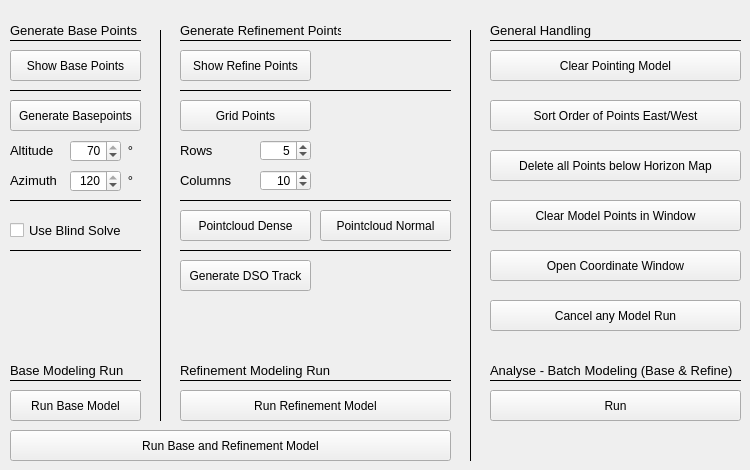
   <widget class="QWidget" name="tab_6">
    <attribute name="title">
     <string>Modeling Base / Refine</string>
    </attribute>
    <widget class="QPushButton" name="btn_runBaseModel">
     <property name="geometry">
      <rect>
       <x>10</x>
       <y>390</y>
       <width>131</width>
       <height>31</height>
      </rect>
     </property>
     <property name="toolTip">
      <string>Runs the base model, if ther are any points</string>
     </property>
     <property name="text">
      <string>Run Base Model</string>
     </property>
    </widget>
    <widget class="QCheckBox" name="checkUseBlindSolve">
     <property name="geometry">
      <rect>
       <x>10</x>
       <y>220</y>
       <width>131</width>
       <height>20</height>
      </rect>
     </property>
     <property name="font">
      <font>
       <pointsize>10</pointsize>
      </font>
     </property>
     <property name="toolTip">
      <string>If checked, a blind solve would be made (needs internet connection)</string>
     </property>
     <property name="text">
      <string>Use Blind Solve</string>
     </property>
    </widget>
    <widget class="QPushButton" name="btn_clearAlignmentModel">
     <property name="geometry">
      <rect>
       <x>490</x>
       <y>50</y>
       <width>251</width>
       <height>31</height>
      </rect>
     </property>
     <property name="toolTip">
      <string>Clear the model in mount. Can't be revised.</string>
     </property>
     <property name="text">
      <string>Clear Pointing Model</string>
     </property>
    </widget>
    <widget class="QPushButton" name="btn_loadBasePoints">
     <property name="geometry">
      <rect>
       <x>10</x>
       <y>50</y>
       <width>131</width>
       <height>31</height>
      </rect>
     </property>
     <property name="toolTip">
      <string>Shows the base points of model point file</string>
     </property>
     <property name="text">
      <string>Show Base Points</string>
     </property>
    </widget>
    <widget class="Line" name="line_24">
     <property name="geometry">
      <rect>
       <x>10</x>
       <y>190</y>
       <width>131</width>
       <height>21</height>
      </rect>
     </property>
     <property name="frameShadow">
      <enum>QFrame::Plain</enum>
     </property>
     <property name="orientation">
      <enum>Qt::Horizontal</enum>
     </property>
    </widget>
    <widget class="QPushButton" name="btn_generateBasePoints">
     <property name="geometry">
      <rect>
       <x>10</x>
       <y>100</y>
       <width>131</width>
       <height>31</height>
      </rect>
     </property>
     <property name="toolTip">
      <string>Generates Basepoint based on Altitude and AZ</string>
     </property>
     <property name="text">
      <string>Generate Basepoints</string>
     </property>
    </widget>
    <widget class="QDoubleSpinBox" name="azimuthBase">
     <property name="geometry">
      <rect>
       <x>70</x>
       <y>170</y>
       <width>51</width>
       <height>22</height>
      </rect>
     </property>
     <property name="alignment">
      <set>Qt::AlignRight|Qt::AlignTrailing|Qt::AlignVCenter</set>
     </property>
     <property name="decimals">
      <number>0</number>
     </property>
     <property name="maximum">
      <double>120.000000000000000</double>
     </property>
     <property name="singleStep">
      <double>1.000000000000000</double>
     </property>
     <property name="value">
      <double>120.000000000000000</double>
     </property>
    </widget>
    <widget class="QDoubleSpinBox" name="altitudeBase">
     <property name="geometry">
      <rect>
       <x>70</x>
       <y>140</y>
       <width>51</width>
       <height>22</height>
      </rect>
     </property>
     <property name="alignment">
      <set>Qt::AlignRight|Qt::AlignTrailing|Qt::AlignVCenter</set>
     </property>
     <property name="decimals">
      <number>0</number>
     </property>
     <property name="minimum">
      <double>20.000000000000000</double>
     </property>
     <property name="maximum">
      <double>70.000000000000000</double>
     </property>
     <property name="singleStep">
      <double>1.000000000000000</double>
     </property>
     <property name="value">
      <double>70.000000000000000</double>
     </property>
    </widget>
    <widget class="QLabel" name="label_170">
     <property name="geometry">
      <rect>
       <x>10</x>
       <y>140</y>
       <width>51</width>
       <height>21</height>
      </rect>
     </property>
     <property name="font">
      <font>
       <pointsize>10</pointsize>
      </font>
     </property>
     <property name="text">
      <string>Altitude</string>
     </property>
    </widget>
    <widget class="QLabel" name="label_171">
     <property name="geometry">
      <rect>
       <x>10</x>
       <y>170</y>
       <width>51</width>
       <height>21</height>
      </rect>
     </property>
     <property name="font">
      <font>
       <pointsize>10</pointsize>
      </font>
     </property>
     <property name="text">
      <string>Azimuth</string>
     </property>
    </widget>
    <widget class="Line" name="line_23">
     <property name="geometry">
      <rect>
       <x>10</x>
       <y>370</y>
       <width>131</width>
       <height>21</height>
      </rect>
     </property>
     <property name="frameShadow">
      <enum>QFrame::Plain</enum>
     </property>
     <property name="orientation">
      <enum>Qt::Horizontal</enum>
     </property>
    </widget>
    <widget class="QLabel" name="label_103">
     <property name="geometry">
      <rect>
       <x>10</x>
       <y>360</y>
       <width>131</width>
       <height>21</height>
      </rect>
     </property>
     <property name="font">
      <font>
       <pointsize>10</pointsize>
      </font>
     </property>
     <property name="text">
      <string>Base Modeling Run</string>
     </property>
    </widget>
    <widget class="QLabel" name="label_109">
     <property name="geometry">
      <rect>
       <x>120</x>
       <y>140</y>
       <width>21</width>
       <height>20</height>
      </rect>
     </property>
     <property name="font">
      <font>
       <pointsize>10</pointsize>
      </font>
     </property>
     <property name="text">
      <string>°</string>
     </property>
     <property name="alignment">
      <set>Qt::AlignCenter</set>
     </property>
     <property name="wordWrap">
      <bool>false</bool>
     </property>
    </widget>
    <widget class="QLabel" name="label_110">
     <property name="geometry">
      <rect>
       <x>120</x>
       <y>170</y>
       <width>21</width>
       <height>20</height>
      </rect>
     </property>
     <property name="font">
      <font>
       <pointsize>10</pointsize>
      </font>
     </property>
     <property name="text">
      <string>°</string>
     </property>
     <property name="alignment">
      <set>Qt::AlignCenter</set>
     </property>
     <property name="wordWrap">
      <bool>false</bool>
     </property>
    </widget>
    <widget class="QLabel" name="label_116">
     <property name="geometry">
      <rect>
       <x>10</x>
       <y>20</y>
       <width>131</width>
       <height>21</height>
      </rect>
     </property>
     <property name="font">
      <font>
       <pointsize>10</pointsize>
      </font>
     </property>
     <property name="text">
      <string>Generate Base Points</string>
     </property>
    </widget>
    <widget class="Line" name="line_35">
     <property name="geometry">
      <rect>
       <x>10</x>
       <y>30</y>
       <width>131</width>
       <height>21</height>
      </rect>
     </property>
     <property name="frameShadow">
      <enum>QFrame::Plain</enum>
     </property>
     <property name="orientation">
      <enum>Qt::Horizontal</enum>
     </property>
    </widget>
    <widget class="Line" name="line_36">
     <property name="geometry">
      <rect>
       <x>10</x>
       <y>240</y>
       <width>131</width>
       <height>21</height>
      </rect>
     </property>
     <property name="frameShadow">
      <enum>QFrame::Plain</enum>
     </property>
     <property name="orientation">
      <enum>Qt::Horizontal</enum>
     </property>
    </widget>
    <widget class="QPushButton" name="btn_openCoordinateWindow">
     <property name="geometry">
      <rect>
       <x>490</x>
       <y>250</y>
       <width>251</width>
       <height>31</height>
      </rect>
     </property>
     <property name="toolTip">
      <string>&lt;html&gt;&lt;head/&gt;&lt;body&gt;&lt;p&gt;Opens the coordinate an model points popup window&lt;/p&gt;&lt;/body&gt;&lt;/html&gt;</string>
     </property>
     <property name="text">
      <string>Open Coordinate Window</string>
     </property>
    </widget>
    <widget class="QPushButton" name="btn_sortRefinementPoints">
     <property name="geometry">
      <rect>
       <x>490</x>
       <y>100</y>
       <width>251</width>
       <height>31</height>
      </rect>
     </property>
     <property name="toolTip">
      <string>Sort the order of modeling points. East-West-Low-High Altitude</string>
     </property>
     <property name="text">
      <string>Sort Order of Points East/West</string>
     </property>
    </widget>
    <widget class="QPushButton" name="btn_generateGridPoints">
     <property name="geometry">
      <rect>
       <x>180</x>
       <y>100</y>
       <width>131</width>
       <height>31</height>
      </rect>
     </property>
     <property name="toolTip">
      <string>Generates a regular pattern with 100 stars</string>
     </property>
     <property name="text">
      <string>Grid Points</string>
     </property>
    </widget>
    <widget class="QLabel" name="label_108">
     <property name="geometry">
      <rect>
       <x>180</x>
       <y>20</y>
       <width>161</width>
       <height>21</height>
      </rect>
     </property>
     <property name="font">
      <font>
       <pointsize>10</pointsize>
      </font>
     </property>
     <property name="text">
      <string>Generate Refinement Points</string>
     </property>
    </widget>
    <widget class="QLabel" name="label_179">
     <property name="geometry">
      <rect>
       <x>180</x>
       <y>170</y>
       <width>61</width>
       <height>21</height>
      </rect>
     </property>
     <property name="font">
      <font>
       <pointsize>10</pointsize>
      </font>
     </property>
     <property name="text">
      <string>Columns</string>
     </property>
    </widget>
    <widget class="QLabel" name="label_178">
     <property name="geometry">
      <rect>
       <x>180</x>
       <y>140</y>
       <width>61</width>
       <height>21</height>
      </rect>
     </property>
     <property name="font">
      <font>
       <pointsize>10</pointsize>
      </font>
     </property>
     <property name="text">
      <string>Rows</string>
     </property>
    </widget>
    <widget class="QPushButton" name="btn_generateNormalPoints">
     <property name="geometry">
      <rect>
       <x>320</x>
       <y>210</y>
       <width>131</width>
       <height>31</height>
      </rect>
     </property>
     <property name="toolTip">
      <string>Generates a pointcloud with greater circles medium number</string>
     </property>
     <property name="text">
      <string>Pointcloud Normal</string>
     </property>
    </widget>
    <widget class="QPushButton" name="btn_generateDensePoints">
     <property name="geometry">
      <rect>
       <x>180</x>
       <y>210</y>
       <width>131</width>
       <height>31</height>
      </rect>
     </property>
     <property name="toolTip">
      <string>Generates a pointcloud with greater circles high number</string>
     </property>
     <property name="text">
      <string>Pointcloud Dense</string>
     </property>
    </widget>
    <widget class="QDoubleSpinBox" name="numberGridPointsRow">
     <property name="geometry">
      <rect>
       <x>260</x>
       <y>140</y>
       <width>51</width>
       <height>21</height>
      </rect>
     </property>
     <property name="alignment">
      <set>Qt::AlignRight|Qt::AlignTrailing|Qt::AlignVCenter</set>
     </property>
     <property name="decimals">
      <number>0</number>
     </property>
     <property name="minimum">
      <double>3.000000000000000</double>
     </property>
     <property name="maximum">
      <double>10.000000000000000</double>
     </property>
     <property name="singleStep">
      <double>1.000000000000000</double>
     </property>
     <property name="value">
      <double>5.000000000000000</double>
     </property>
    </widget>
    <widget class="Line" name="line_34">
     <property name="geometry">
      <rect>
       <x>180</x>
       <y>30</y>
       <width>271</width>
       <height>21</height>
      </rect>
     </property>
     <property name="frameShadow">
      <enum>QFrame::Plain</enum>
     </property>
     <property name="orientation">
      <enum>Qt::Horizontal</enum>
     </property>
    </widget>
    <widget class="Line" name="line_22">
     <property name="geometry">
      <rect>
       <x>180</x>
       <y>370</y>
       <width>271</width>
       <height>21</height>
      </rect>
     </property>
     <property name="frameShadow">
      <enum>QFrame::Plain</enum>
     </property>
     <property name="orientation">
      <enum>Qt::Horizontal</enum>
     </property>
    </widget>
    <widget class="QDoubleSpinBox" name="numberGridPointsCol">
     <property name="geometry">
      <rect>
       <x>260</x>
       <y>170</y>
       <width>51</width>
       <height>21</height>
      </rect>
     </property>
     <property name="alignment">
      <set>Qt::AlignRight|Qt::AlignTrailing|Qt::AlignVCenter</set>
     </property>
     <property name="decimals">
      <number>0</number>
     </property>
     <property name="minimum">
      <double>5.000000000000000</double>
     </property>
     <property name="maximum">
      <double>15.000000000000000</double>
     </property>
     <property name="singleStep">
      <double>1.000000000000000</double>
     </property>
     <property name="value">
      <double>10.000000000000000</double>
     </property>
    </widget>
    <widget class="QPushButton" name="btn_runRefinementModel">
     <property name="geometry">
      <rect>
       <x>180</x>
       <y>390</y>
       <width>271</width>
       <height>31</height>
      </rect>
     </property>
     <property name="toolTip">
      <string>Run refinment model</string>
     </property>
     <property name="text">
      <string>Run Refinement Model</string>
     </property>
    </widget>
    <widget class="QPushButton" name="btn_deleteBelowHorizonLine">
     <property name="geometry">
      <rect>
       <x>490</x>
       <y>150</y>
       <width>251</width>
       <height>31</height>
      </rect>
     </property>
     <property name="toolTip">
      <string>Delete all points below the horizon line from horizone file</string>
     </property>
     <property name="text">
      <string>Delete all Points below Horizon Map</string>
     </property>
    </widget>
    <widget class="Line" name="line_26">
     <property name="geometry">
      <rect>
       <x>180</x>
       <y>240</y>
       <width>271</width>
       <height>21</height>
      </rect>
     </property>
     <property name="frameShadow">
      <enum>QFrame::Plain</enum>
     </property>
     <property name="orientation">
      <enum>Qt::Horizontal</enum>
     </property>
    </widget>
    <widget class="QPushButton" name="btn_loadRefinementPoints">
     <property name="geometry">
      <rect>
       <x>180</x>
       <y>50</y>
       <width>131</width>
       <height>31</height>
      </rect>
     </property>
     <property name="toolTip">
      <string>Shows the refinment point of the model point file.</string>
     </property>
     <property name="text">
      <string>Show Refine Points</string>
     </property>
    </widget>
    <widget class="QLabel" name="label_101">
     <property name="geometry">
      <rect>
       <x>180</x>
       <y>360</y>
       <width>161</width>
       <height>21</height>
      </rect>
     </property>
     <property name="font">
      <font>
       <pointsize>10</pointsize>
      </font>
     </property>
     <property name="text">
      <string>Refinement Modeling Run</string>
     </property>
    </widget>
    <widget class="QPushButton" name="btn_cancelModel">
     <property name="geometry">
      <rect>
       <x>490</x>
       <y>300</y>
       <width>251</width>
       <height>31</height>
      </rect>
     </property>
     <property name="toolTip">
      <string>&lt;html&gt;&lt;head/&gt;&lt;body&gt;&lt;p&gt;Cancels any model run in the next cycle (next point)&lt;/p&gt;&lt;/body&gt;&lt;/html&gt;</string>
     </property>
     <property name="text">
      <string>Cancel any Model Run</string>
     </property>
    </widget>
    <widget class="QPushButton" name="btn_runCheckModel">
     <property name="geometry">
      <rect>
       <x>490</x>
       <y>390</y>
       <width>251</width>
       <height>31</height>
      </rect>
     </property>
     <property name="toolTip">
      <string>&lt;html&gt;&lt;head/&gt;&lt;body&gt;&lt;p&gt;Runs a analyse cycle without updating the mount model&lt;/p&gt;&lt;/body&gt;&lt;/html&gt;</string>
     </property>
     <property name="text">
      <string>Run</string>
     </property>
    </widget>
    <widget class="QLabel" name="label_98">
     <property name="geometry">
      <rect>
       <x>490</x>
       <y>360</y>
       <width>251</width>
       <height>21</height>
      </rect>
     </property>
     <property name="font">
      <font>
       <pointsize>10</pointsize>
      </font>
     </property>
     <property name="text">
      <string>Analyse - Batch Modeling (Base &amp; Refine)</string>
     </property>
    </widget>
    <widget class="Line" name="line_32">
     <property name="geometry">
      <rect>
       <x>490</x>
       <y>370</y>
       <width>251</width>
       <height>21</height>
      </rect>
     </property>
     <property name="frameShadow">
      <enum>QFrame::Plain</enum>
     </property>
     <property name="orientation">
      <enum>Qt::Horizontal</enum>
     </property>
    </widget>
    <widget class="Line" name="line_27">
     <property name="geometry">
      <rect>
       <x>10</x>
       <y>80</y>
       <width>131</width>
       <height>21</height>
      </rect>
     </property>
     <property name="frameShadow">
      <enum>QFrame::Plain</enum>
     </property>
     <property name="orientation">
      <enum>Qt::Horizontal</enum>
     </property>
    </widget>
    <widget class="Line" name="line_28">
     <property name="geometry">
      <rect>
       <x>180</x>
       <y>80</y>
       <width>271</width>
       <height>21</height>
      </rect>
     </property>
     <property name="frameShadow">
      <enum>QFrame::Plain</enum>
     </property>
     <property name="orientation">
      <enum>Qt::Horizontal</enum>
     </property>
    </widget>
    <widget class="QPushButton" name="btn_generateDSOPoints">
     <property name="geometry">
      <rect>
       <x>180</x>
       <y>260</y>
       <width>131</width>
       <height>31</height>
      </rect>
     </property>
     <property name="toolTip">
      <string>Generates refinment point along DSO track</string>
     </property>
     <property name="text">
      <string>Generate DSO Track</string>
     </property>
    </widget>
    <widget class="Line" name="line_39">
     <property name="geometry">
      <rect>
       <x>150</x>
       <y>30</y>
       <width>21</width>
       <height>391</height>
      </rect>
     </property>
     <property name="frameShadow">
      <enum>QFrame::Plain</enum>
     </property>
     <property name="orientation">
      <enum>Qt::Vertical</enum>
     </property>
    </widget>
    <widget class="Line" name="line_40">
     <property name="geometry">
      <rect>
       <x>460</x>
       <y>30</y>
       <width>21</width>
       <height>431</height>
      </rect>
     </property>
     <property name="frameShadow">
      <enum>QFrame::Plain</enum>
     </property>
     <property name="orientation">
      <enum>Qt::Vertical</enum>
     </property>
    </widget>
    <widget class="QLabel" name="label_113">
     <property name="geometry">
      <rect>
       <x>490</x>
       <y>20</y>
       <width>161</width>
       <height>21</height>
      </rect>
     </property>
     <property name="font">
      <font>
       <pointsize>10</pointsize>
      </font>
     </property>
     <property name="text">
      <string>General Handling</string>
     </property>
    </widget>
    <widget class="Line" name="line_41">
     <property name="geometry">
      <rect>
       <x>490</x>
       <y>30</y>
       <width>251</width>
       <height>21</height>
      </rect>
     </property>
     <property name="frameShadow">
      <enum>QFrame::Plain</enum>
     </property>
     <property name="orientation">
      <enum>Qt::Horizontal</enum>
     </property>
    </widget>
    <widget class="Line" name="line_42">
     <property name="geometry">
      <rect>
       <x>180</x>
       <y>190</y>
       <width>271</width>
       <height>21</height>
      </rect>
     </property>
     <property name="frameShadow">
      <enum>QFrame::Plain</enum>
     </property>
     <property name="orientation">
      <enum>Qt::Horizontal</enum>
     </property>
    </widget>
    <widget class="QPushButton" name="btn_deletePoints">
     <property name="geometry">
      <rect>
       <x>490</x>
       <y>200</y>
       <width>251</width>
       <height>31</height>
      </rect>
     </property>
     <property name="toolTip">
      <string>&lt;html&gt;&lt;head/&gt;&lt;body&gt;&lt;p&gt;Delete all points on coordinate window including Base / Model&lt;/p&gt;&lt;/body&gt;&lt;/html&gt;</string>
     </property>
     <property name="text">
      <string>Clear Model Points in Window</string>
     </property>
    </widget>
    <widget class="QPushButton" name="btn_runAllModel">
     <property name="geometry">
      <rect>
       <x>10</x>
       <y>430</y>
       <width>441</width>
       <height>31</height>
      </rect>
     </property>
     <property name="toolTip">
      <string>&lt;html&gt;&lt;head/&gt;&lt;body&gt;&lt;p&gt;Run base and refinement model directly after another&lt;/p&gt;&lt;/body&gt;&lt;/html&gt;</string>
     </property>
     <property name="text">
      <string>Run Base and Refinement Model</string>
     </property>
    </widget>
   </widget>
